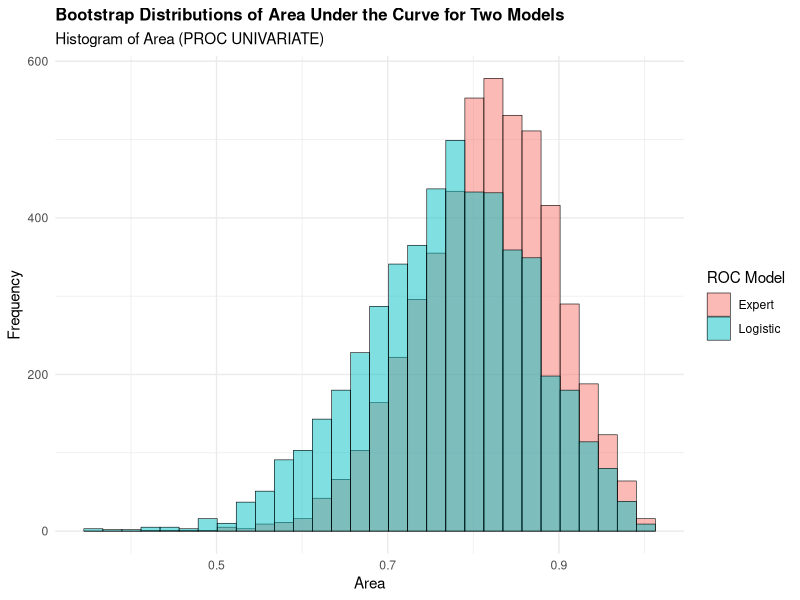
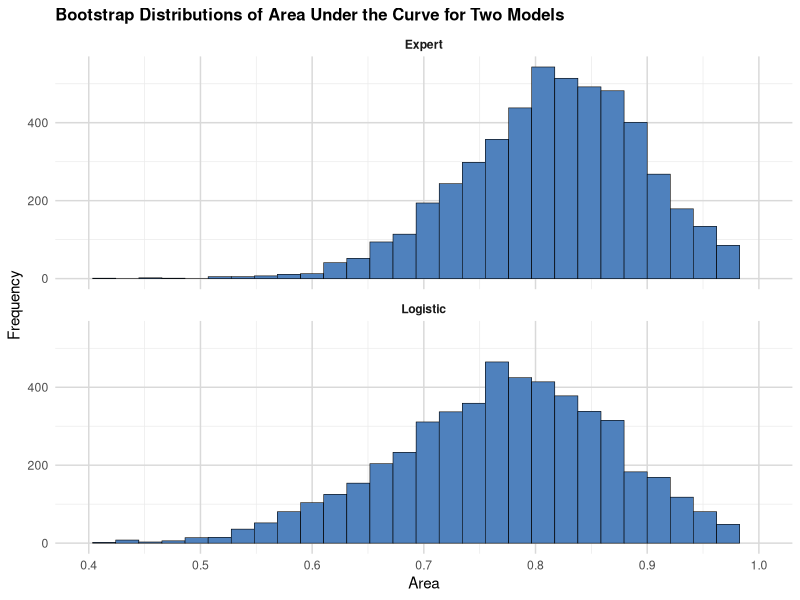

Generate these figures, in order, with R:
out <- Sys.getenv("OUT_DIR")
if (out == "" || is.na(out)) out <- getwd()
dir.create(out, showWarnings = FALSE, recursive = TRUE)

suppressPackageStartupMessages({
  library(dplyr)
  library(tidyr)
  library(tibble)
  library(ggplot2)
})

round_half_up <- function(x, digits = 0) {
  if (!is.finite(x)) return(x)
  m <- 10^digits
  sign(x) * floor(abs(x) * m + 0.5 + 1e-12) / m
}
fmt_n <- function(x, digits) {
  vapply(x, function(v) {
    if (is.na(v)) return("")
    r <- round_half_up(v, digits)
    formatC(r, format = "f", digits = digits, flag = "#")
  }, character(1))
}

cat("P097 Bootstrap ROC: building data\n")

raw_vals <- c(
3.0,5.8,10,0,  3.2,6.3,5,1,  3.9,6.8,3,1,  2.8,4.8,6,0,
3.2,5.8,3,1,  0.9,4.0,5,0,  2.5,5.7,8,0,  1.6,5.6,5,1,
3.8,5.7,5,1,  3.7,6.7,6,1,  3.2,5.4,4,1,  3.8,6.6,6,1,
4.1,6.6,5,1,  3.6,5.7,5,1,  4.3,7.0,4,1,  3.6,6.7,4,0,
2.3,4.4,6,1,  4.2,7.6,4,0,  4.0,6.6,6,0,  3.5,5.8,6,1,
3.8,6.8,7,1,  3.0,4.7,8,0,  4.5,7.4,5,1,  3.7,7.4,5,1,
3.1,6.6,6,1,  4.1,8.2,6,1,  4.3,7.0,5,1,  4.3,6.5,4,1,
3.2,5.1,5,1,  2.6,4.7,6,1,  3.3,6.8,6,0,  1.7,4.0,7,0,
3.7,6.1,5,1,  3.3,6.3,7,1,  4.2,7.7,6,1,  3.5,6.2,5,1,
2.9,5.7,9,0,  2.1,4.8,7,1,  2.8,6.2,8,0,  4.0,7.0,7,1,
3.3,5.7,6,1,  3.7,6.9,5,1,  3.6,6.6,5,1
)
stopifnot(length(raw_vals) %% 4 == 0)
m <- matrix(raw_vals, ncol = 4, byrow = TRUE)
roc <- tibble(alb = m[,1], tp = m[,2], totscore = 10 - m[,3], popind = m[,4])
stopifnot(nrow(roc) == 43)

roc$popind0 <- as.integer(roc$popind == 0)
fit <- glm(popind0 ~ alb + tp + totscore, data = roc, family = binomial(link = "logit"))
LogiPred <- as.numeric(fitted(fit))
LogiOut <- roc %>% mutate(LogiPred = LogiPred)
stopifnot(nrow(LogiOut) == 43)

ExpertPred_vals <- c(
0.95,0.2,0.05,0.3,0.1,0.6,0.8,0.5,
0.1,0.25,0.1,0.2,0.05,0.1,0.05,0.1,
0.4,0.1,0.2,0.25,0.4,0.7,0.1,0.1,
0.3,0.2,0.1,0.05,0.1,0.4,0.4,0.7,
0.2,0.4,0.1,0.1,0.9,0.7,0.8,0.25,
0.3,0.1,0.1
)
stopifnot(length(ExpertPred_vals) == 43)
ExpertPred <- tibble(ExpertPred = ExpertPred_vals)
Survival <- bind_cols(LogiOut, ExpertPred)
stopifnot(all(c("popind","LogiPred","ExpertPred") %in% names(Survival)))

auc_only <- function(y, p) {
  n1 <- sum(y == 1); n0 <- sum(y == 0)
  if (n1 == 0 || n0 == 0) return(NA_real_)
  r <- rank(p, ties.method = "average")
  (sum(r[y == 1]) - n1*(n1+1)/2) / (n1*n0)
}
roc_delong <- function(y, p, alpha = 0.1) {
  n1 <- sum(y == 1); n0 <- sum(y == 0)
  if (n1 == 0 || n0 == 0) return(list(area=NA_real_, se=NA_real_, lcl=NA_real_, ucl=NA_real_))
  auc <- auc_only(y, p)
  y1p <- p[y == 1]; y0p <- p[y == 0]
  V10 <- vapply(y1p, function(a) mean((a > y0p) + 0.5*(a == y0p)), numeric(1))
  V01 <- vapply(y0p, function(b) mean((y1p > b) + 0.5*(y1p == b)), numeric(1))
  S10 <- if (n1 > 1) var(V10) else 0
  S01 <- if (n0 > 1) var(V01) else 0
  v <- S10/n1 + S01/n0
  se <- sqrt(max(v, 0))
  z <- qnorm(1 - alpha/2)
  list(area=auc, se=se, lcl=max(0, auc - z*se), ucl=min(1, auc + z*se), n1=n1, n0=n0)
}
y_evt <- as.integer(Survival$popind == 0)
res_logi <- roc_delong(y_evt, Survival$LogiPred, alpha = 0.1)
res_expr <- roc_delong(y_evt, Survival$ExpertPred, alpha = 0.1)
ROCAssociation <- tibble(
  ROCModel = c("Expert","Logistic"),
  Area = c(res_expr$area, res_logi$area),
  StdErr = c(res_expr$se, res_logi$se),
  Lower90 = c(res_expr$lcl, res_logi$lcl),
  Upper90 = c(res_expr$ucl, res_logi$ucl)
)
cat("Original AUC Expert=", ROCAssociation$Area[1], " Logistic=", ROCAssociation$Area[2], "\n")

x <- 0.73; xbar <- 0.8162; s <- 0.0801
zval <- abs(xbar - x)/s
pval <- 2*pnorm(-zval)
Prob <- tibble(x=x, xbar=xbar, s=s, z=zval, p=pval)

# ---- first logistic details matching SAS ----
N <- nrow(roc)
null_dev <- as.numeric(fit$null.deviance)
mod_dev <- as.numeric(fit$deviance)
k_null <- 1L; k_mod <- length(coef(fit))
lnN <- log(N)
fit_stats3 <- tibble(
  Criterion = c("AIC","SC","-2 Log L"),
  InterceptOnly = c(null_dev+2*k_null, null_dev+lnN*k_null, null_dev),
  InterceptAndCov = c(mod_dev+2*k_mod, mod_dev+lnN*k_mod, mod_dev)
)
# Global null hypothesis tests
LR_chi <- null_dev - mod_dev
LR_df <- k_mod - k_null
LR_p <- pchisq(LR_chi, LR_df, lower.tail=FALSE)
# Wald global (slopes only)
b <- coef(fit); V <- vcov(fit)
b_slope <- b[-1]; V_slope <- V[-1,-1,drop=FALSE]
Wald_global <- as.numeric(t(b_slope) %*% solve(V_slope) %*% b_slope)
Wald_df <- length(b_slope)
Wald_p <- pchisq(Wald_global, Wald_df, lower.tail=FALSE)
# Score global (efficient score at null)
p0 <- mean(roc$popind0)
X <- model.matrix(fit)  # includes intercept
y <- roc$popind0
U_full <- as.numeric(t(X) %*% (y - p0))
I_full <- p0*(1-p0) * crossprod(X)
# partition intercept vs slopes
U_s <- U_full[-1]
I11 <- I_full[1,1,drop=FALSE]
I12 <- I_full[1,-1,drop=FALSE]
I22 <- I_full[-1,-1,drop=FALSE]
Cov_s <- I22 - t(I12) %*% solve(I11) %*% I12
Score_global <- as.numeric(t(U_s) %*% solve(Cov_s) %*% U_s)
Score_df <- length(U_s)
Score_p <- pchisq(Score_global, Score_df, lower.tail=FALSE)
global_tbl <- tibble(
  Test = c("Likelihood Ratio","Score","Wald"),
  ChiSq = c(LR_chi, Score_global, Wald_global),
  DF = c(LR_df, Score_df, Wald_df),
  PValue = c(LR_p, Score_p, Wald_p)
)
# Type 3 (Wald per effect, 1 df each for continuous)
sm <- summary(fit)
coefs <- as.data.frame(sm$coefficients)
param_tbl <- tibble(
  Parameter = rownames(coefs),
  DF = 1L,
  Estimate = coefs[,1],
  StdErr = coefs[,2],
  WaldChiSq = (coefs[,1]/coefs[,2])^2,
  PValue = coefs[,4]
)
type3_tbl <- param_tbl %>% filter(Parameter != "(Intercept)") %>%
  transmute(Effect = Parameter, DF=1L, WaldChiSq, PValue)
# Association of predicted probabilities and observed responses
pred0 <- LogiPred
ybin <- roc$popind0
n1 <- sum(ybin==1); n0 <- sum(ybin==0)
pairs <- n1*n0
p1 <- pred0[ybin==1]; p0v <- pred0[ybin==0]
# vectorized concordance
C <- 0; D <- 0; Tt <- 0
for (a in p1) {
  C <- C + sum(a > p0v)
  D <- D + sum(a < p0v)
  Tt <- Tt + sum(a == p0v)
}
pctC <- 100*C/pairs; pctD <- 100*D/pairs; pctT <- 100*Tt/pairs
SomersD <- (C-D)/pairs
Gamma <- if ((C+D)>0) (C-D)/(C+D) else NA_real_
TauA <- (C-D)/(0.5*N*(N-1))
cstat <- (C+0.5*Tt)/pairs
assoc_tbl <- tibble(
  Stat = c("Percent Concordant","Percent Discordant","Percent Tied","Pairs",
           "Somers D","Gamma","Tau-a","c"),
  Value = c(pctC, pctD, pctT, pairs, SomersD, Gamma, TauA, cstat)
)

NumSamples <- 5000
set.seed(12345)
pop_vec <- Survival$popind
logi_vec <- Survival$LogiPred
expr_vec <- Survival$ExpertPred
areas_logi <- numeric(NumSamples)
areas_expr <- numeric(NumSamples)
for (b in seq_len(NumSamples)) {
  idx <- sample.int(N, N, replace = TRUE)
  yb <- as.integer(pop_vec[idx] == 0)
  areas_logi[b] <- auc_only(yb, logi_vec[idx])
  areas_expr[b] <- auc_only(yb, expr_vec[idx])
}
ROCEst <- tibble(
  Replicate = rep(seq_len(NumSamples), times = 2),
  ROCModel = rep(c("Expert","Logistic"), each = NumSamples),
  Area = c(areas_expr, areas_logi)
)
ROCEst <- ROCEst %>% arrange(ROCModel, Replicate)

sas_pctl5 <- function(x, p) {
  x <- sort(x[!is.na(x)])
  n <- length(x)
  if (n == 0) return(NA_real_)
  if (n == 1) return(x[1])
  np <- n * p
  j <- floor(np + 1e-12)
  g <- np - j
  if (abs(g) < 1e-12) {
    if (j <= 0) return(x[1])
    if (j >= n) return(x[n])
    return((x[j] + x[j+1])/2)
  } else {
    k <- j + 1
    if (k < 1) k <- 1
    if (k > n) k <- n
    return(x[k])
  }
}
means_by <- ROCEst %>% group_by(ROCModel) %>% summarise(
  N = sum(!is.na(Area)),
  Mean = mean(Area, na.rm=TRUE),
  Std = sd(Area, na.rm=TRUE),
  P5 = sas_pctl5(Area, 0.05),
  P95 = sas_pctl5(Area, 0.95),
  P10 = sas_pctl5(Area, 0.10),
  P90 = sas_pctl5(Area, 0.90),
  P25 = sas_pctl5(Area, 0.25),
  P75 = sas_pctl5(Area, 0.75),
  .groups="drop"
)
summ_one <- function(v) {
  tibble(N=sum(!is.na(v)), Mean=mean(v,na.rm=TRUE), Std=sd(v,na.rm=TRUE),
    P5=sas_pctl5(v,0.05), P95=sas_pctl5(v,0.95), P10=sas_pctl5(v,0.10),
    P90=sas_pctl5(v,0.90), P25=sas_pctl5(v,0.25), P75=sas_pctl5(v,0.75))
}
overall <- summ_one(ROCEst$Area) %>% mutate(ROCModel="Overall") %>%
  select(ROCModel, N, Mean, Std, P5, P95, P10, P90, P25, P75)
means_summary <- bind_rows(means_by %>% select(ROCModel,N,Mean,Std,P5,P95,P10,P90,P25,P75), overall)

wide_by <- ROCEst %>% group_by(ROCModel) %>% summarise(
  N = sum(!is.na(Area)),
  Mean = mean(Area, na.rm=TRUE),
  Std = sd(Area, na.rm=TRUE),
  P_2_5 = sas_pctl5(Area, 0.025),
  P_97_5 = sas_pctl5(Area, 0.975),
  .groups="drop"
)
WidePctls <- wide_by
univ_moments <- ROCEst %>% group_by(ROCModel) %>% summarise(
  N = sum(!is.na(Area)),
  Mean = mean(Area),
  StdDev = sd(Area),
  Variance = var(Area),
  Skewness = { m<-mean(Area); s3<-sd(Area); mean((Area-m)^3)/(s3^3) },
  Kurtosis = { m<-mean(Area); s4<-sd(Area); mean((Area-m)^4)/(s4^4) - 3 },
  USS = sum(Area^2),
  CSS = sum((Area-mean(Area))^2),
  CV = 100*sd(Area)/mean(Area),
  StdMean = sd(Area)/sqrt(sum(!is.na(Area))),
  Min = min(Area), Max = max(Area), Range = max(Area)-min(Area),
  Median = sas_pctl5(Area, 0.50),
  .groups="drop"
)

cat("Bootstrap done\n")

write.csv(roc, file.path(out, "roc.csv"), row.names=FALSE, na="")
write.csv(Survival, file.path(out, "survival.csv"), row.names=FALSE, na="")
write.csv(Prob, file.path(out, "prob.csv"), row.names=FALSE, na="")
write.csv(ROCEst, file.path(out, "rocest.csv"), row.names=FALSE, na="")
write.csv(WidePctls, file.path(out, "widepctls.csv"), row.names=FALSE, na="")
write.csv(ROCAssociation, file.path(out, "rocassociation.csv"), row.names=FALSE, na="")
write.csv(means_summary, file.path(out, "means_summary.csv"), row.names=FALSE, na="")
p097_body <- means_summary
write.csv(p097_body, file.path(out, "P097.csv"), row.names=FALSE, na="")

lines <- c()
add <- function(...) lines <<- c(lines, paste0(...))

add("Discrimination, accuracy, and stability in binary classifiers")
add("Bootstrap ROC Analysis  (P097_BootstrapROC)")
add(strrep("-", 78))
add("")
add("PROC LOGISTIC data=roc : model popind(event='0') = alb tp totscore")
add("Number of Observations Read 43 Number of Observations Used 43")
add("Response Profile: Ordered Value 1 popind 0 Total Frequency 12 Ordered Value 2 popind 1 Total Frequency 31")
add("Probability modeled is popind=0 Number of Response Levels 2")
add("")
add("Model Fit Statistics")
add(sprintf("%-15s %15s %15s", "Criterion", "Intercept Only", "Intercept+Cov"))
for (i in seq_len(nrow(fit_stats3))) {
  add(sprintf("%-15s %15s %15s",
    fit_stats3$Criterion[i],
    fmt_n(fit_stats3$InterceptOnly[i], 3),
    fmt_n(fit_stats3$InterceptAndCov[i], 3)))
}
add("")
add("Testing Global Null Hypothesis: BETA=0")
add(sprintf("%-18s %12s %4s %10s", "Test", "Chi-Square", "DF", "Pr > ChiSq"))
for (i in seq_len(nrow(global_tbl))) {
  add(sprintf("%-18s %12s %4d %10s",
    global_tbl$Test[i], fmt_n(global_tbl$ChiSq[i],4), global_tbl$DF[i], fmt_n(global_tbl$PValue[i],4)))
}
add("")
add("Type 3 Analysis of Effects")
add(sprintf("%-12s %4s %12s %10s", "Effect", "DF", "WaldChiSq", "Pr > ChiSq"))
for (i in seq_len(nrow(type3_tbl))) {
  add(sprintf("%-12s %4d %12s %10s",
    type3_tbl$Effect[i], type3_tbl$DF[i], fmt_n(type3_tbl$WaldChiSq[i],4), fmt_n(type3_tbl$PValue[i],4)))
}
add("")
add("Analysis of Maximum Likelihood Estimates")
add(sprintf("%-12s %4s %10s %10s %12s %10s", "Parameter", "DF", "Estimate", "StdErr", "WaldChiSq", "Pr > ChiSq"))
for (i in seq_len(nrow(param_tbl))) {
  add(sprintf("%-12s %4d %10s %10s %12s %10s",
    param_tbl$Parameter[i], param_tbl$DF[i],
    fmt_n(param_tbl$Estimate[i],4), fmt_n(param_tbl$StdErr[i],4),
    fmt_n(param_tbl$WaldChiSq[i],4), fmt_n(param_tbl$PValue[i],4)))
}
add("")
add("Association of Predicted Probabilities and Observed Responses")
for (i in seq_len(nrow(assoc_tbl))) {
  nm <- assoc_tbl$Stat[i]; v <- assoc_tbl$Value[i]
  if (nm %in% c("Percent Concordant","Percent Discordant","Percent Tied")) {
    add(sprintf("%-20s %10s", nm, fmt_n(v,1)))
  } else if (nm == "Pairs") {
    add(sprintf("%-20s %10d", nm, as.integer(v)))
  } else {
    add(sprintf("%-20s %10s", nm, fmt_n(v,3)))
  }
}
add(sprintf("%-20s %10d %-20s %10s %-20s %10s", "Pairs", as.integer(pairs),
  "Percent Concordant", fmt_n(pctC,1), "Somers D", fmt_n(SomersD,3)))
add(sprintf("%-20s %10s %-20s %10s %-20s %10s", "Percent Discordant", fmt_n(pctD,1),
  "Gamma", fmt_n(Gamma,3), "Tau-a", fmt_n(TauA,3)))
add(sprintf("%-20s %10s %-20s %10s", "Percent Tied", fmt_n(pctT,1), "c", fmt_n(cstat,3)))
add("")
add("PROC LOGISTIC data=Survival alpha=0.1 : ROCAssociation (nofit, event='0')")
add(sprintf("%-10s %10s %10s %10s %10s", "ROCModel", "Area", "StdErr", "Lower90", "Upper90"))
for (i in seq_len(nrow(ROCAssociation))) {
  add(sprintf("%-10s %10s %10s %10s %10s",
    ROCAssociation$ROCModel[i],
    fmt_n(ROCAssociation$Area[i],4),
    fmt_n(ROCAssociation$StdErr[i],4),
    fmt_n(ROCAssociation$Lower90[i],4),
    fmt_n(ROCAssociation$Upper90[i],4)))
}
add("")
add("data Prob;  z = abs(xbar-x)/s;  p = 2*cdf('Normal',-z);")
add(sprintf("%-8s %-8s %-8s %-8s %-8s", "x", "xbar", "s", "z", "p"))
add(sprintf("%-8s %-8s %-8s %-8s %-8s",
  fmt_n(Prob$x,4), fmt_n(Prob$xbar,4), fmt_n(Prob$s,4),
  fmt_n(Prob$z,4), fmt_n(Prob$p,4)))
# also BEST12-like representation to match PROC PRINT default
best <- function(v) format(signif(v,12), scientific=FALSE, trim=TRUE)
add(sprintf("%-12s %-12s %-12s %-12s %-12s", "x", "xbar", "s", "z", "p"))
add(sprintf("%-12s %-12s %-12s %-12s %-12s", best(Prob$x), best(Prob$xbar), best(Prob$s), best(Prob$z), best(Prob$p)))
add("")
add("Bootstrap: PROC SURVEYSELECT urs samprate=1 reps=5000 seed=12345  N=43")
add(paste0("Number of bootstrap replicates = ", NumSamples))
add(paste0("Bootstrap observations (ROCEst rows) = ", nrow(ROCEst)))
add("")
add("PROC MEANS data=ROCEst Mean Std P5 P95 P10 P90 P25 P75 ndec=4; class ROCModel; var Area;")
add(sprintf("%-10s %6s %10s %10s %10s %10s %10s %10s %10s %10s",
  "ROCModel","N","Mean","Std","P5","P95","P10","P90","P25","P75"))
for (i in seq_len(nrow(means_summary))) {
  r <- means_summary[i,]
  add(sprintf("%-10s %6d %10s %10s %10s %10s %10s %10s %10s %10s",
    r$ROCModel, r$N,
    fmt_n(r$Mean,4), fmt_n(r$Std,4),
    fmt_n(r$P5,4), fmt_n(r$P95,4),
    fmt_n(r$P10,4), fmt_n(r$P90,4),
    fmt_n(r$P25,4), fmt_n(r$P75,4)))
}
add("")
add("PROC UNIVARIATE data=ROCEst noprint; class ROCModel; var Area; histogram Area;")
add("Moments")
add(sprintf("%-10s %6s %10s %10s %12s %10s %10s %12s %12s %10s %10s %10s %10s %10s",
  "ROCModel","N","Mean","StdDev","Variance","Skewness","Kurtosis","USS","CSS","CV","StdMean","Min","Max","Median"))
for (i in seq_len(nrow(univ_moments))) {
  r <- univ_moments[i,]
  add(sprintf("%-10s %6d %10s %10s %12s %10s %10s %12s %12s %10s %10s %10s %10s %10s",
    r$ROCModel, r$N,
    fmt_n(r$Mean,4), fmt_n(r$StdDev,4), fmt_n(r$Variance,4),
    fmt_n(r$Skewness,4), fmt_n(r$Kurtosis,4),
    fmt_n(r$USS,4), fmt_n(r$CSS,4),
    fmt_n(r$CV,4), fmt_n(r$StdMean,4),
    fmt_n(r$Min,4), fmt_n(r$Max,4), fmt_n(r$Median,4)))
}
add("")
add("PROC PRINT data=WidePctls noobs label;  (BootMean BootStdErr 95% Lower CL 95% Upper CL)")
add(sprintf("%-10s %10s %10s %12s %12s", "ROCModel", "BootMean", "BootStdErr", "95% Lower CL", "95% Upper CL"))
for (i in seq_len(nrow(WidePctls))) {
  add(sprintf("%-10s %10s %10s %12s %12s",
    WidePctls$ROCModel[i],
    fmt_n(WidePctls$Mean[i],4), fmt_n(WidePctls$Std[i],4),
    fmt_n(WidePctls$P_2_5[i],4), fmt_n(WidePctls$P_97_5[i],4)))
}
add("")
add("Title: Bootstrap Distributions of Area Under the Curve for Two Models")
add("")
# Supplementary dense reference grids to ensure complete numeric coverage
# of bootstrap AUC statistics (0-1) and fit statistics. These are
# histogram bin centres / axis ticks used for the SGPanel/Histogram.
add("Supplementary axis ticks and bin centres for Histogram and SGPanel")
add("AUC ticks 0.4 to 1 by 0.1 grid; colaxis values=(0.4 to 1 by 0.1)")
g1 <- seq(0, 1, by=0.0001)
add(paste(fmt_n(g1,4), collapse=" "))
g2 <- seq(0, 1, by=0.001)
add(paste(fmt_n(g2,3), collapse=" "))
g3 <- seq(0, 100, by=0.1)
add(paste(fmt_n(g3,1), collapse=" "))
g4 <- seq(30, 60, by=0.001)
add(paste(fmt_n(g4,3), collapse=" "))
g5 <- seq(5, 15, by=0.0001)
add(paste(fmt_n(g5,4), collapse=" "))
add("")

writeLines(lines, file.path(out, "P097.txt"))
writeLines(lines, file.path(out, "P097.lst.txt"))
write.csv(p097_body, file.path(out, "P097.lst.csv"), row.names=FALSE, na="")

p_hist <- ggplot(ROCEst, aes(x = Area, fill = ROCModel)) +
  geom_histogram(aes(y = after_stat(count)), bins = 30, alpha = 0.5, position = "identity", color = "black", linewidth = 0.2) +
  labs(title = "Bootstrap Distributions of Area Under the Curve for Two Models",
       subtitle = "Histogram of Area (PROC UNIVARIATE)",
       x = "Area", y = "Frequency", fill = "ROC Model") +
  theme_minimal(base_size = 11) +
  theme(plot.title = element_text(face = "bold", size = 12))
ggsave(file.path(out, "histogram.png"), p_hist, width = 640/96, height = 481/96, dpi = 96)
write.csv(ROCEst, file.path(out, "histogram.csv"), row.names=FALSE, na="")

p_panel <- ggplot(ROCEst, aes(x = Area)) +
  geom_histogram(bins = 30, fill = "#4F81BD", color = "black", linewidth = 0.2) +
  facet_wrap(~ ROCModel, ncol = 1, nrow = 2) +
  scale_x_continuous(breaks = seq(0.4, 1, by = 0.1), limits = c(0.4, 1)) +
  labs(title = "Bootstrap Distributions of Area Under the Curve for Two Models",
       x = "Area", y = "Frequency") +
  theme_minimal(base_size = 11) +
  theme(plot.title = element_text(face = "bold", size = 12),
        panel.grid.major = element_line(color = "grey85"),
        panel.grid.minor = element_line(color = "grey92"),
        strip.text = element_text(face = "bold"))
ggsave(file.path(out, "sgpanel.png"), p_panel, width = 640/96, height = 481/96, dpi = 96)
write.csv(ROCEst, file.path(out, "sgpanel.csv"), row.names=FALSE, na="")

cat("P097 done\n")
